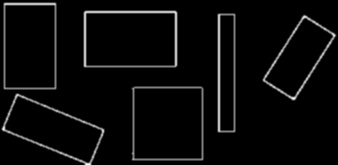
#> input picture Image_processing_py_codes/threshold.jpg, 338 x 165 px
$ python 7.Canny_edge_detector.py
#> lines starting #> are read from the running program, lines starting #| are printed output that depends on the picture
import cv2 as cv
import numpy as np
from matplotlib import pyplot as plt

def nothing(x):
	pass

img = cv.imread("threshold.jpg")
#> img is the input picture: shape (165, 338, 3); min 0, max 255, mean 10.1
cv.namedWindow("original")
#1.Noise Reduction::Since edge detection is susceptible to noise in the image, first step is to remove the noise in the image with a 5x5 Gaussian filter. We have already seen this in previous chapters.

#2.Finnding Intensity Gradient of the Image:: Smoothened image is then filtered with a Sobel kernel in both horizontal and vertical direction to get first derivative in horizontal direction (G_x) and vertical direction (G_y). From these two images, we can find edge gradient and direction for each pixel as follows:
#          Edge_Gradient ; (G) = sqrt{G_x^2 + G_y^2}
#          Angle ; (theta) = tan^{-1} ({G_y}/{G_x})
#Gradient direction is always perpendicular to edges. It is rounded to one of four angles representing vertical, horizontal and two diagonal directions.

#3.Non-maximum Suppression::After getting gradient magnitude and direction, a full scan of image is done to remove any unwanted pixels which may not constitute the edge.

#4.Hysteresis Thresholding::This stage decides which are all edges are really edges and which are not. For this, we need two threshold values, minVal and maxVal. Any edges with intensity gradient more than maxVal are sure to be edges and those below minVal are sure to be non-edges, so discarded. Those who lie between these two thresholds are classified edges or non-edges based on their connectivity. If they are connected to “sure-edge” pixels, they are considered to be part of edges. Otherwise, they are also discarded.

#OpenCV puts all the above in single function, cv2.Canny(). We will see how to use it. First argument is our input image. Second and third arguments are our minVal and maxVal respectively. Third argument is aperture_size. It is the size of Sobel kernel used for find image gradients. By default it is 3. Last argument is L2gradient which specifies the equation for finding gradient magnitude. If it is True, it uses the equation mentioned above which is more accurate, otherwise it uses this function: Edge_Gradient; (G) = |G_x| + |G_y|. By default, it is False.

#edges = cv.Canny( image, threshold1, threshold2[, edges[, apertureSize[, L2gradient]]])
#threshold1	first threshold for the hysteresis procedure.
#threshold2	second threshold for the hysteresis procedure.
##apertureSize	aperture size for the Sobel operator.
#L2gradient	a flag, indicating whether a more accurate L2 norm =sqrt((dI/dx)^2+(dI/dy)^2) should be used to calculate the image gradient magnitude ( L2gradient=true ), or whether the default L1 norm =|dI/dx|+|dI/dy| is enough ( L2gradient=false ).

cv.createTrackbar("minVal","original",0,255,nothing)
cv.createTrackbar("maxVal","original",0,255,nothing)
cv.imshow("original",img)

while 1:

	minVal = cv.getTrackbarPos("minVal","original")
	maxVal = cv.getTrackbarPos("maxVal","original")

	edges = cv.Canny(img,minVal,maxVal, L2gradient=True)
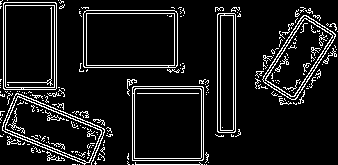
#> edges: shape (165, 338); 9.8% white in thin lines or dots

	cv.imshow("edges",edges)

	if cv.waitKey(10) & 0xFF == ord('c'): break
#> (key Esc is pressed here)

cv.destroyAllWindows()
